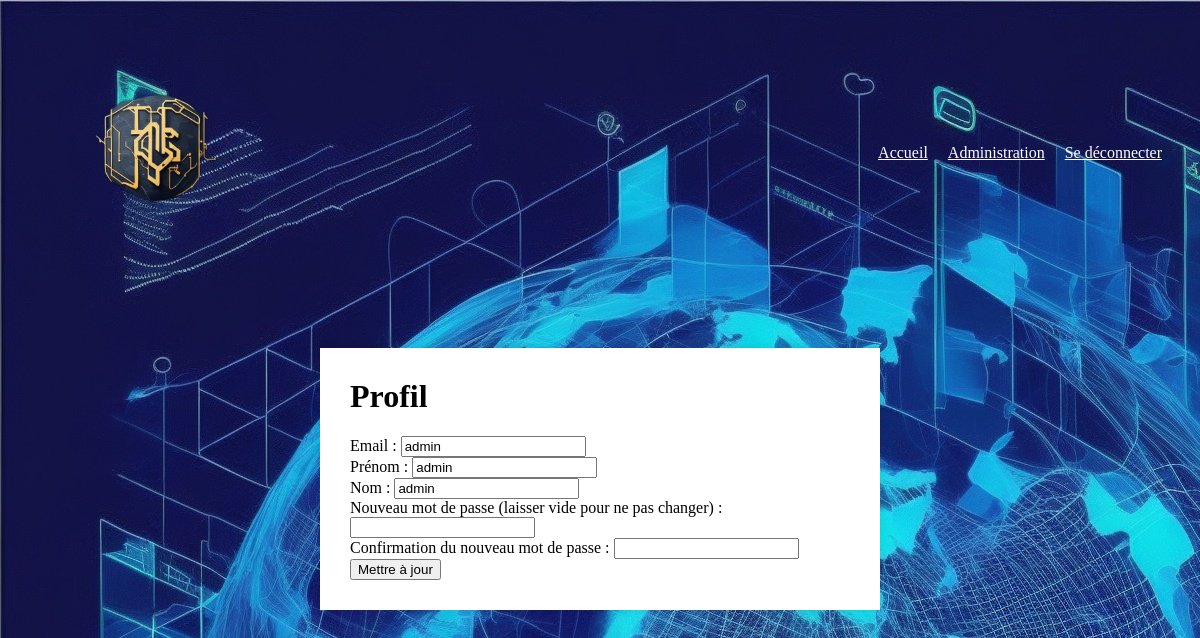
Page /profil.php (signed in) on the committed database.
### tables this page shows
CREATE TABLE IF NOT EXISTS `utilisateurs` (
  `id` int NOT NULL AUTO_INCREMENT,
  `login` varchar(255) NOT NULL,
  `prenom` varchar(255) NOT NULL,
  `nom` varchar(255) NOT NULL,
  `password` varchar(255) NOT NULL,
  `email` varchar(255) NOT NULL,
  PRIMARY KEY (`id`)
);

### profil.php (the view, shortened to what this page needs)
<?php
$conn = new mysqli('localhost', 'root', '', 'moduleconnexion');
$stmt = $conn->prepare("SELECT * FROM utilisateurs WHERE id = ?");
$stmt->bind_param("i", $_SESSION['user_id']);
$stmt->execute();
$result = $stmt->get_result();
if ($result->num_rows > 0) {
    $user = $result->fetch_assoc();
} else {
    echo "<p>Une erreur s'est produite. Veuillez réessayer.</p>";
}
?>
<!DOCTYPE html>
<html>
<head>
    <link rel="stylesheet" href="profil.css">
</head>
<body>
    <header>
        <img src="logo.png" alt="Logo du site">
        <nav>
            <ul>
                <li><a href="index.php">Accueil</a></li>
                <?php if (isset($_SESSION['user_id']) && $_SESSION['user_id'] == '1'): ?>
                    <li><a href="admin.php">Administration</a></li>
                <?php endif; ?>
                <li><a href="deconnexion.php">Se déconnecter</a></li>
            </ul>
        </nav>
    </header>
    <main>
        <h1>Profil</h1>
        <form action="profil.php" method="post">
            <div>
                <label for="email">Email :</label>
                <input type="email" name="email" id="email" value="<?php echo htmlspecialchars($user['email']); ?>" required>
            </div>
            <div>
                <label for="prenom">Prénom :</label>
                <input type="text" name="prenom" id="prenom" value="<?php echo htmlspecialchars($user['prenom']); ?>" required>
            </div>
            <div>
                <label for="nom">Nom :</label>
                <input type="text" name="nom" id="nom" value="<?php echo htmlspecialchars($user['nom']); ?>" required>
            </div>
            <div>
                <label for="password">Nouveau mot de passe (laisser vide pour ne pas changer) :</label>
                <input type="password" name="password" id="password">
            </div>
            <div>
                <label for="password_confirm">Confirmation du nouveau mot de passe :</label>
                <input type="password" name="password_confirm" id="password_confirm">
            </div>
            <input type="submit" value="Mettre à jour">
        </form>
    </main>
</body>
</html>

### profil.css (style rules this page uses)
body { background-color: beige; }
header { display: flex; justify-content: space-between; align-items: center; padding: 20px; }
header img { height: 50px; }
header nav ul { list-style: none; margin: 0; padding: 0; display: flex; }
header nav li { margin: 0 10px; }
main { max-width: 500px; margin: 50px auto; padding: 30px; background-color: white; box-shadow: 0 0 10px rgba(0,0,0,0.1); }
main h1 { margin-top: 0; }
header img { width: 250px; height: 250px; }
body { background-image: url('fond.jpg'); }
a { color: white; }

### rows in the picture
utilisateurs: email "admin", prenom "admin", nom "admin"
